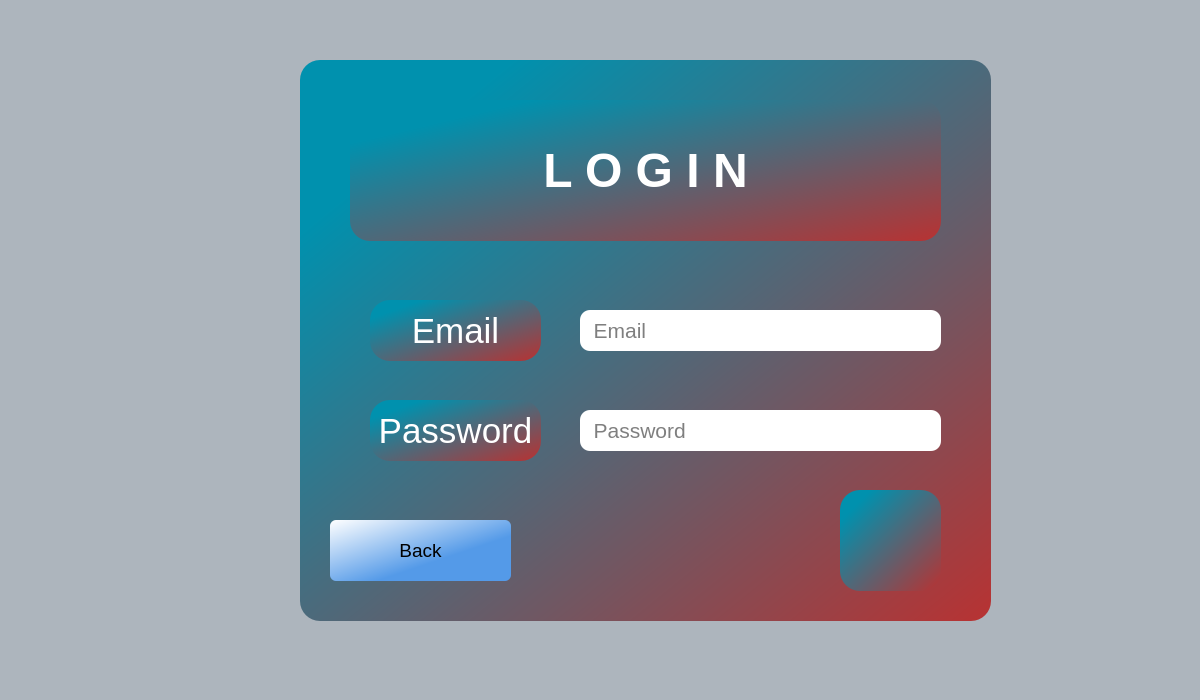
<?xml version="1.0" encoding="UTF-8"?>
<ui version="4.0">
 <class>Login</class>
 <widget class="QDialog" name="Login">
  <property name="geometry">
   <rect>
    <x>0</x>
    <y>0</y>
    <width>1200</width>
    <height>700</height>
   </rect>
  </property>
  <property name="windowTitle">
   <string>Dialog</string>
  </property>
  <property name="styleSheet">
   <string notr="true">background-color: rgb(173, 181, 189);</string>
  </property>
  <widget class="QGroupBox" name="groupBox">
   <property name="geometry">
    <rect>
     <x>300</x>
     <y>60</y>
     <width>691</width>
     <height>561</height>
    </rect>
   </property>
   <property name="styleSheet">
    <string notr="true">background-color: qlineargradient(spread:reflect, x1:0, y1:0, x2:1, y2:1, stop:0.153409 rgba(0, 145, 174, 255), stop:1 rgba(184, 50, 50, 255));
border-radius: 20px;</string>
   </property>
   <property name="title">
    <string/>
   </property>
   <widget class="QLabel" name="label">
    <property name="geometry">
     <rect>
      <x>50</x>
      <y>40</y>
      <width>591</width>
      <height>141</height>
     </rect>
    </property>
    <property name="font">
     <font>
      <pointsize>36</pointsize>
      <italic>false</italic>
      <bold>true</bold>
      <strikeout>false</strikeout>
     </font>
    </property>
    <property name="layoutDirection">
     <enum>Qt::LeftToRight</enum>
    </property>
    <property name="autoFillBackground">
     <bool>false</bool>
    </property>
    <property name="styleSheet">
     <string notr="true">font: 600 36pt &quot;Segoe UI&quot;;
color: rgb(255, 255, 255);

</string>
    </property>
    <property name="text">
     <string>&lt;html&gt;&lt;head/&gt;&lt;body&gt;&lt;p&gt;L O G  I N&lt;/p&gt;&lt;/body&gt;&lt;/html&gt;</string>
    </property>
    <property name="alignment">
     <set>Qt::AlignCenter</set>
    </property>
   </widget>
   <widget class="QLineEdit" name="lineEdit_email">
    <property name="enabled">
     <bool>true</bool>
    </property>
    <property name="geometry">
     <rect>
      <x>280</x>
      <y>250</y>
      <width>361</width>
      <height>41</height>
     </rect>
    </property>
    <property name="sizePolicy">
     <sizepolicy hsizetype="Expanding" vsizetype="Preferred">
      <horstretch>0</horstretch>
      <verstretch>0</verstretch>
     </sizepolicy>
    </property>
    <property name="font">
     <font>
      <pointsize>16</pointsize>
      <italic>false</italic>
      <bold>false</bold>
     </font>
    </property>
    <property name="styleSheet">
     <string notr="true">background-color: #fff;
font: 16pt &quot;Segoe UI&quot;;

border-radius: 10px;</string>
    </property>
    <property name="placeholderText">
     <string>  Email</string>
    </property>
   </widget>
   <widget class="QLabel" name="label_11">
    <property name="geometry">
     <rect>
      <x>70</x>
      <y>240</y>
      <width>171</width>
      <height>61</height>
     </rect>
    </property>
    <property name="sizePolicy">
     <sizepolicy hsizetype="Fixed" vsizetype="Preferred">
      <horstretch>0</horstretch>
      <verstretch>0</verstretch>
     </sizepolicy>
    </property>
    <property name="font">
     <font>
      <pointsize>26</pointsize>
      <italic>false</italic>
      <bold>false</bold>
     </font>
    </property>
    <property name="styleSheet">
     <string notr="true">font: 26pt &quot;Segoe UI&quot;;
color: rgb(255, 255, 255);</string>
    </property>
    <property name="text">
     <string>Email</string>
    </property>
    <property name="alignment">
     <set>Qt::AlignCenter</set>
    </property>
   </widget>
   <widget class="QLineEdit" name="lineEdit_password">
    <property name="geometry">
     <rect>
      <x>280</x>
      <y>350</y>
      <width>361</width>
      <height>41</height>
     </rect>
    </property>
    <property name="sizePolicy">
     <sizepolicy hsizetype="Expanding" vsizetype="Preferred">
      <horstretch>0</horstretch>
      <verstretch>0</verstretch>
     </sizepolicy>
    </property>
    <property name="font">
     <font>
      <pointsize>16</pointsize>
      <italic>false</italic>
      <bold>false</bold>
     </font>
    </property>
    <property name="styleSheet">
     <string notr="true">background-color: #fff;
font: 16pt &quot;Segoe UI&quot;;

border-radius: 10px;</string>
    </property>
    <property name="echoMode">
     <enum>QLineEdit::Password</enum>
    </property>
    <property name="placeholderText">
     <string>  Password</string>
    </property>
   </widget>
   <widget class="QLabel" name="label_12">
    <property name="geometry">
     <rect>
      <x>70</x>
      <y>340</y>
      <width>171</width>
      <height>61</height>
     </rect>
    </property>
    <property name="sizePolicy">
     <sizepolicy hsizetype="Fixed" vsizetype="Preferred">
      <horstretch>0</horstretch>
      <verstretch>0</verstretch>
     </sizepolicy>
    </property>
    <property name="font">
     <font>
      <pointsize>26</pointsize>
      <italic>false</italic>
      <bold>false</bold>
     </font>
    </property>
    <property name="styleSheet">
     <string notr="true">font: 26pt &quot;Segoe UI&quot;;
color: rgb(255, 255, 255);</string>
    </property>
    <property name="text">
     <string>Password</string>
    </property>
    <property name="alignment">
     <set>Qt::AlignCenter</set>
    </property>
   </widget>
   <widget class="QPushButton" name="pushButton_back">
    <property name="geometry">
     <rect>
      <x>30</x>
      <y>460</y>
      <width>181</width>
      <height>61</height>
     </rect>
    </property>
    <property name="sizePolicy">
     <sizepolicy hsizetype="MinimumExpanding" vsizetype="Preferred">
      <horstretch>0</horstretch>
      <verstretch>0</verstretch>
     </sizepolicy>
    </property>
    <property name="font">
     <font>
      <pointsize>14</pointsize>
      <italic>false</italic>
      <bold>false</bold>
     </font>
    </property>
    <property name="styleSheet">
     <string notr="true">background-color: qlineargradient(spread:reflect, x1:0, y1:0, x2:1, y2:1, stop:0 rgba(255, 255, 255, 255), stop:0.629213 rgba(84, 154, 232, 255));
font: 14pt &quot;Arial Rounded MT Bold&quot;;
border-radius: 6px;</string>
    </property>
    <property name="text">
     <string>Back</string>
    </property>
   </widget>
   <widget class="QPushButton" name="pushButton_login">
    <property name="geometry">
     <rect>
      <x>540</x>
      <y>430</y>
      <width>101</width>
      <height>101</height>
     </rect>
    </property>
    <property name="text">
     <string/>
    </property>
    <property name="icon">
     <iconset resource="../../resource.qrc">
      <normaloff>:/resources/img/user.png</normaloff>:/resources/img/user.png</iconset>
    </property>
    <property name="iconSize">
     <size>
      <width>85</width>
      <height>85</height>
     </size>
    </property>
   </widget>
  </widget>
 </widget>
 <resources>
  <include location="../../resource.qrc"/>
 </resources>
 <connections/>
</ui>
